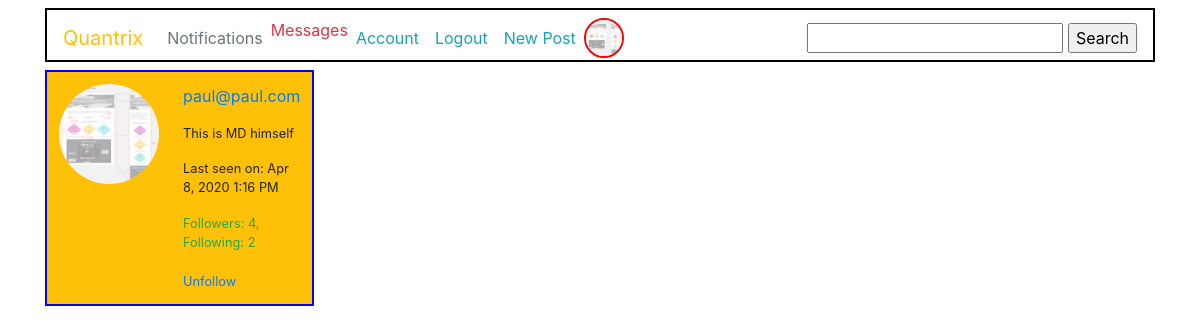
/user/paul@paul.com/popup (signed in), run on an earlier commit of the app's database.
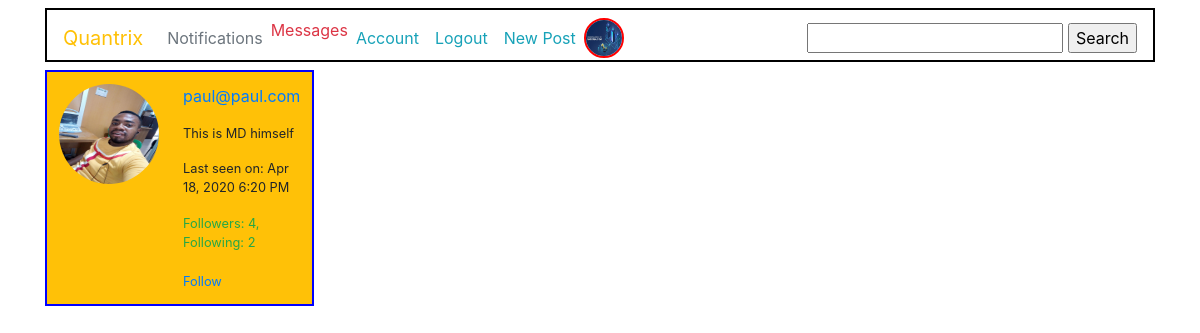
And on a later commit of the database.
### quandromy/database.py (models this page shows, shortened)
class User(db.Model, UserMixin): #The users mixing class helps in user management. We inherit the "is_authenticated" method from here
    __tablename__ = 'users'
    id = db.Column(db.Integer, primary_key = True)
    fullname = db.Column(db.String(100))
    username = db.Column(db.String(20), unique = True, index = True)
    role_id = db.Column(db.Integer, db.ForeignKey('roles.id'))
    email = db.Column(db.String(120), unique = True, index = True)
    country = db.Column(db.String(200))
    about_me = db.Column(db.Text())
    member_since = db.Column(db.DateTime(), default=datetime.utcnow)
    last_seen = db.Column(db.DateTime(), default=datetime.utcnow)
    image_file = db.Column(db.String(20), default = 'default.png')
    last_message_read_time = db.Column(db.DateTime)
    password = db.Column(db.String(60), nullable = False)
    comments = db.relationship('Comment', backref='author', lazy='dynamic')
    Report = db.relationship('Report', backref='author', lazy='dynamic')
    Post = db.relationship('Post', backref = 'author', lazy = 'dynamic')
    followed = db.relationship('Follow',
                               foreign_keys=[Follow.follower_id],               #SQLAlchemy cannot use the association table transparently because that will not give
                               backref=db.backref('follower', lazy='joined'),   #the application access to the custom fields in it. Instead, the many-to-many relationship
                               lazy='dynamic',                                  #must be decomposed into the two basic one-to-many relationships for the left
                               cascade='all, delete-orphan')                    #and right sides, and these must be defined as standard relationships.
    followers = db.relationship('Follow',
                                foreign_keys=[Follow.followed_id],
                                backref=db.backref('followed', lazy='joined'),
                                lazy='dynamic',
                                cascade='all, delete-orphan')
    messages_sent = db.relationship('Message',
                                    foreign_keys='Message.sender_id',
                                    backref='sender', lazy='dynamic')
    messages_received = db.relationship('Message',
                                        foreign_keys='Message.recipient_id',
                                        backref='recipient', lazy='dynamic')
    def new_messages(self):
        last_read_time = self.last_message_read_time or datetime(1900, 1, 1)
        return Message.query.filter_by(recipient=self).filter(
            Message.timestamp > last_read_time).count()
    staticmethod
    def is_following(self, user):
        if user.id is None:
            return False
        return self.followed.filter_by(
            followed_id=user.id).first() is not None

### quandromy/users/routes.py (the view)
@users.route('/user/<username>/popup')
@login_required
def user_popup(username):
    user = User.query.filter_by(username=username).first_or_404()
    return render_template('users/user_popup.html', user=user)

### quandromy/main/forms.py
class SearchForm(FlaskForm):
    search = StringField('search', validators=[DataRequired()])

### quandromy/users/routes.py (called while the page is built)
@users.before_request
def before_request():
    if current_user.is_authenticated:
        current_user.last_seen = datetime.utcnow()
        db.session.commit()
        g.search_form = SearchForm()

@login_manager.user_loader #This is reuqired to manage users by their ID's
def load_user(user_id):
    return User.query.get(int(user_id))

### quandromy/templates/users/user_popup.html (shortened to what this page needs)
{% extends 'base.html'%}
{% block div %}
    <table class="table bg-warning" style="width: 20%">
    <tr>
        <td width="64" style="border: 0px;"><img class="rounded-circle" src="{{url_for('static', filename = 'img/' + user.image_file)}}" width="100" height="100"></td>
        <td style="border: 0px;">
            <p>
                <a href="{{ url_for('users.dashboard', username=user.username) }}">
                    {{ user.username }}
                </a>
            </p>
            <small class="">
                {% if user.about_me %}<p>{{ user.about_me }}</p>{% endif %}
                {% if user.last_seen %}
                <p>{{ ('Last seen on') }}:
                   {{moment(user.last_seen).format('lll')}}</p>
                {% endif %}
                <p class="text-success">Followers: {{ (user.followers.count()) }},
                   Following: {{ (user.followed.count()) }}</p>
                {% if user != current_user %}
                    {% if not current_user.is_following(user) %}
                    <a href="{{ url_for('users.follow', username=user.username) }}">
                        {{ ('Follow') }}
                    </a>
                    {% else %}
                    <a href="{{ url_for('users.unfollow', username=user.username) }}">
                        {{ ('Unfollow') }}
                    </a>
                    {% endif %}
                {% endif %}
            </small>
        </td>
    </tr>
</table>
{% endblock %}

### quandromy/templates/base.html (shortened to what this page needs)
<!doctype html>
<html lang="en">
  <head>
    <link rel="stylesheet" href="https://stackpath.bootstrapcdn.com/bootstrap/4.4.1/css/bootstrap.min.css">
    <link rel="stylesheet" type="text/css" href="{{url_for('static', filename = 'css/main.css')}}">
  </head>
  {% if current_user.is_authenticated %}
  <nav class="navbar navbar-expand-lg navbar-dark mb-2 mt-2" id="main-bar">
    <a class="navbar-brand text-warning" href="{{url_for('main.index')}}" >Quantrix</a>
<div class="collapse navbar-collapse" id="navbarSupportedContent">
  <ul class="navbar-nav mr-auto">
        <li class="nav-item">
          <a class="nav-link text-secondary" href="#">Notifications</a>
        </li>
        <li class="nav-item">
          <a href="{{ url_for('users.messages') }}" class="text-danger">
            Messages
            {% set new_messages = current_user.new_messages() %}
        </a>
        </li>
        <li class="nav-item">
          <a class="nav-link text-info" href="{{url_for('users.account')}}">Account</a>
        </li>
        <li class="nav-item">
          <a class="nav-link text-info" href="{{url_for('users.logout')}}">Logout</a>
        </li>
        <li class="nav-item">
          <a class="nav-link text-info" href="{{url_for('posts.new_post')}}">New Post</a>
        </li>
        <li class="nav-item">
          <img class="rounded-circle account-img my-img mr-sm-2" src="{{url_for('static', filename = 'img/' + current_user.image_file)}}" alt="profile pic">
        </li>
  </ul>
  <form style="display: inline;" action="{{ url_for('main.search') }}" method="post" name="search" placeholder="search" autocomplete="on">
        {{ g.search_form.hidden_tag() }}{{ g.search_form.search(size=20) }}
        <input type="submit" value="Search">
  </form>
</div>
</nav>
{% endif %}
  <body class = "container">
    {% block div %}
    {% endblock %}
  </body>
</html>

What changed in the data, as far as the page shows it:
changed User (number 1 of 2 on the later page): image_file: picture added in place of a placeholder
changed User "paul@paul.com": image_file: picture added in place of a placeholder; last_seen "Apr 8, 2020 1:16 PM" → "Apr 18, 2020 6:20 PM"
Also different on the page:
{{ ('Follow') }}: (not shown) → "Follow"
{{ ('Unfollow') }}: "Unfollow" → (not shown)
